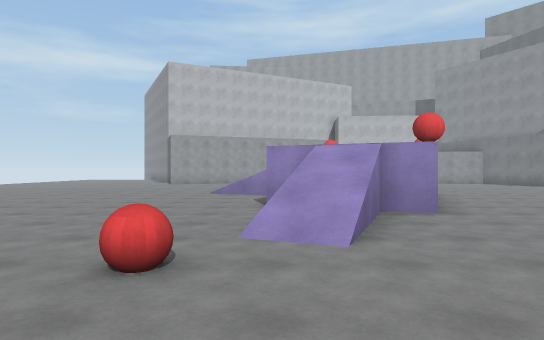
View 1 (above)

20 first-person views from a walk through a Unity game level. The camera is 1.4 m above the floor, looks level and sees 75° across. The floor is counted in squares, 2 m on a side. Each view is taken from the middle of a square. On the plan, view 1 faces up. The plan holds only what a view shows up to about 11 squares ahead; the rest is blank. The place goes on beyond the plan.

View 2
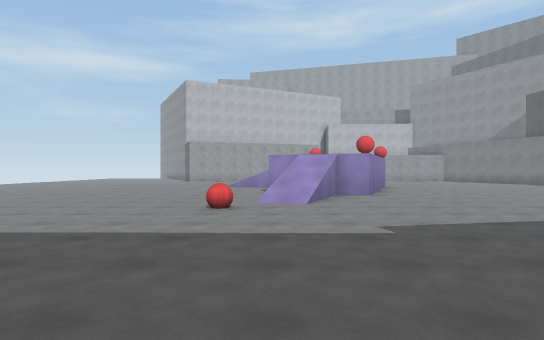

View 3
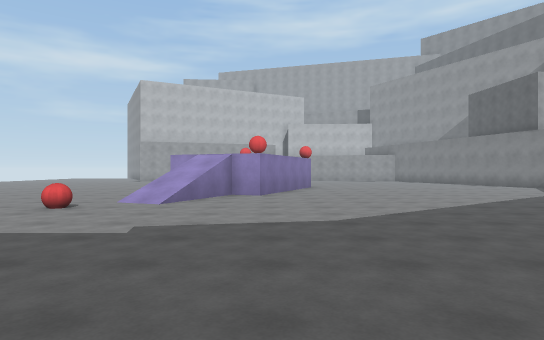

View 4
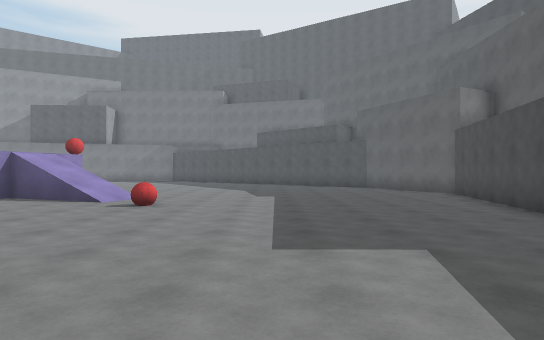

View 5
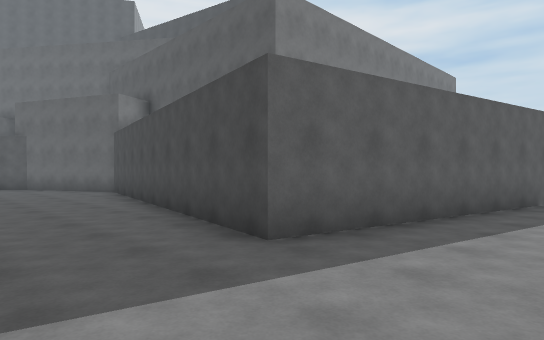

View 6
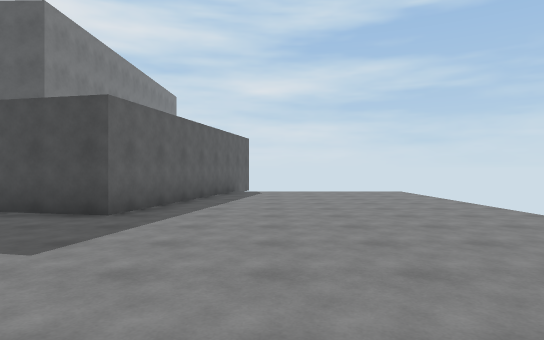

View 7
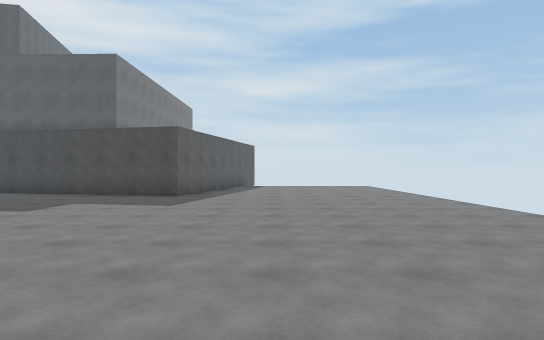

View 8
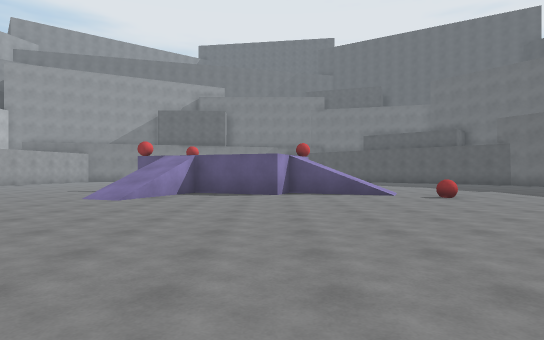

View 9
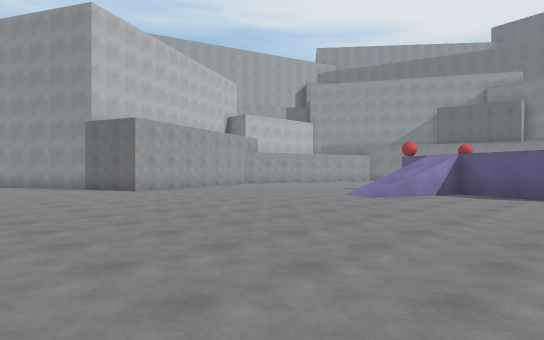

View 10
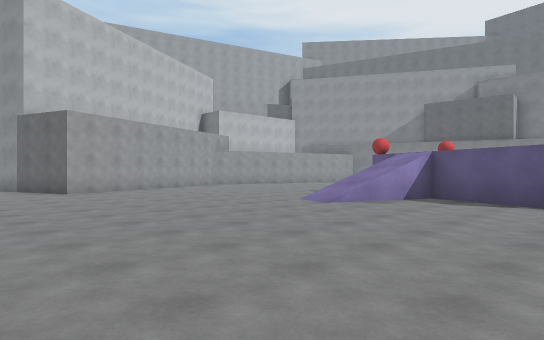

View 11
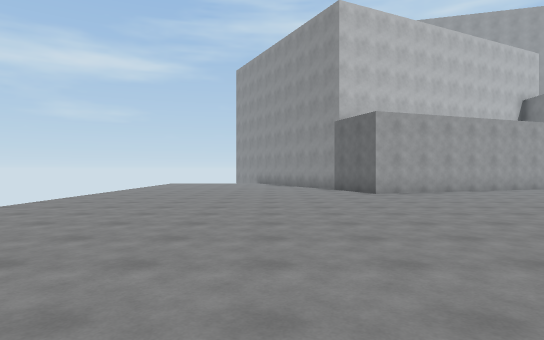

View 12
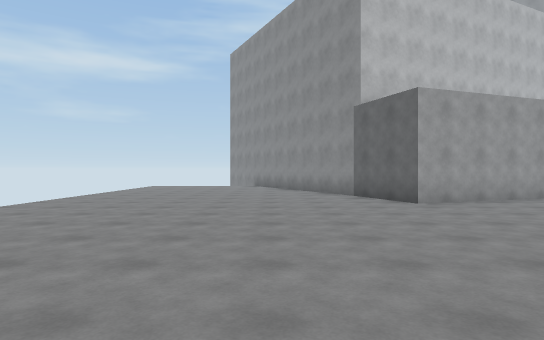

View 13
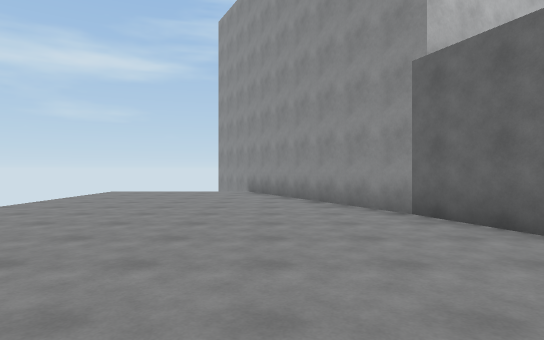

View 14
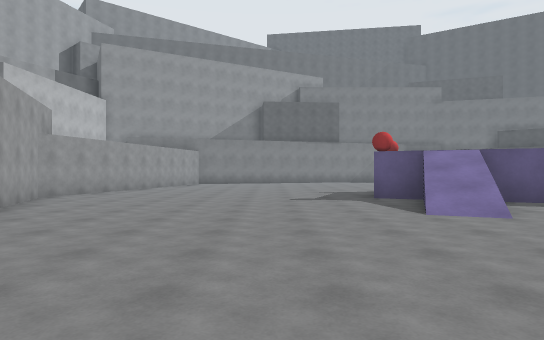

View 15
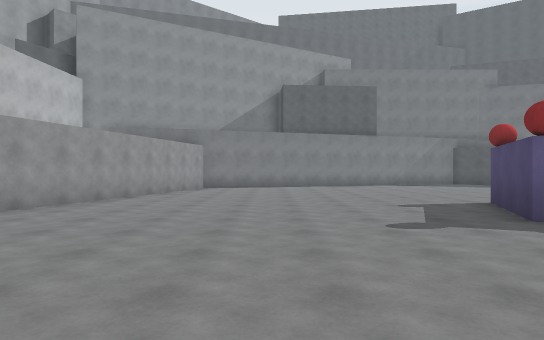

View 16
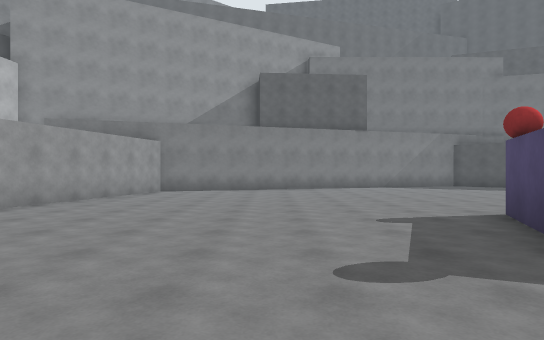

View 17
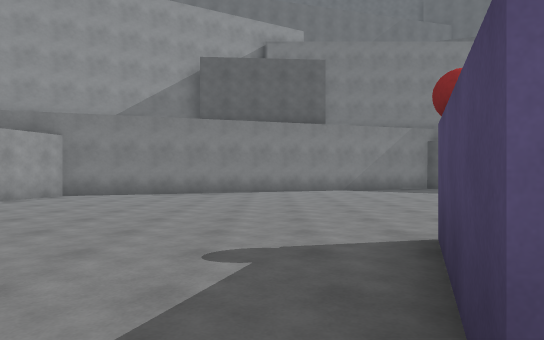

View 18
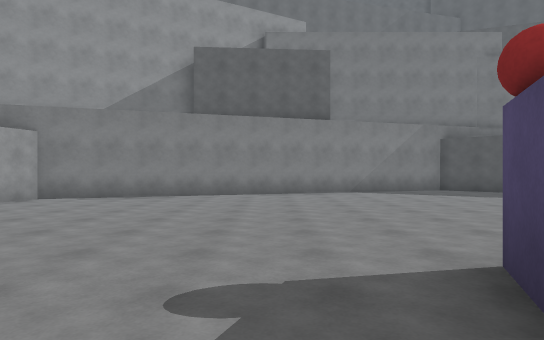

View 19
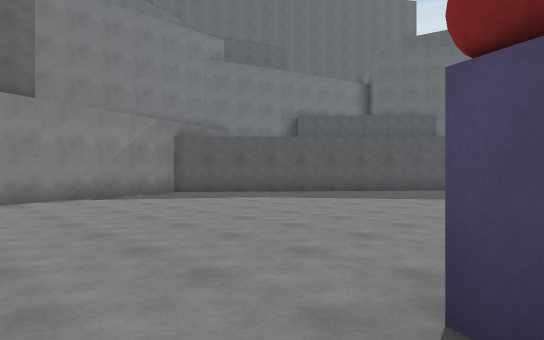

View 20
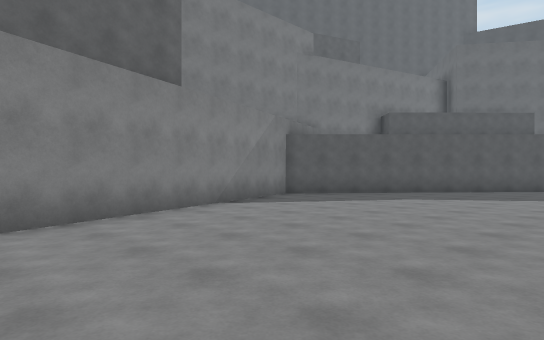

### Floor plan
Key: @ floor where view 1 was taken; # wall or solid block; . main floor; : floor 2.25 m higher than the main floor; / step, stairs or slope; = window, fence, low wall or low ledge; B red ball.
Columns run from 13 left of view 1 to 14 right of it. Each row starts with its distance up from view 1.
 25 .....#
 24 .....##
 23 ......#
 22 ......##
 21 .......#
 20 .......##   #######
 19 ........# ###.....#####
 18 ........###...........###
 17 ........................#
 16 ........................##
 15 .........................#
 14 .........................#
 13 .........................##
 12  .........................#
 11   ........../  ###........#
 10   ........../### B........##
  9    ...........#  :.........#
  8    ..........##  ..........#
  7    ..........## #..........#
  6    ..........##B/..........#
  5    ..........##............#
  4   .........../=...........##
  3  ...........B............##
  2  .......................##
  1 .......................
  0 .............@......
 -1 ....................
 -2 ...................
 -3 ..................
 -4 .......###.......
 -5 .......# ######.#
 -6 ......##      ###
 -7 ......#
 -8 ......#
 -9 ......#
-10      ##

Where each view was taken, in squares from view 1:
view 1: 0 up, 0 right, facing up
view 2: 4 down, 0 right, facing up
view 3: 4 down, 3 right, facing up
view 4: 0 up, 8 left, facing right
view 5: 1 down, 9 left, facing down-right
view 6: 2 up, 9 left, facing down
view 7: 6 up, 9 left, facing down
view 8: 7 up, 10 left, facing right
view 9: 6 up, 10 left, facing up-right
view 10: 6 up, 8 left, facing up-right
view 11: 7 up, 8 left, facing up
view 12: 10 up, 8 left, facing up
view 13: 14 up, 8 left, facing up
view 14: 14 up, 7 left, facing right
view 15: 15 up, 3 left, facing right
view 16: 14 up, 1 left, facing right
view 17: 12 up, 1 right, facing right
view 18: 12 up, 2 right, facing right
view 19: 12 up, 4 right, facing down-right
view 20: 14 up, 7 right, facing down-right
